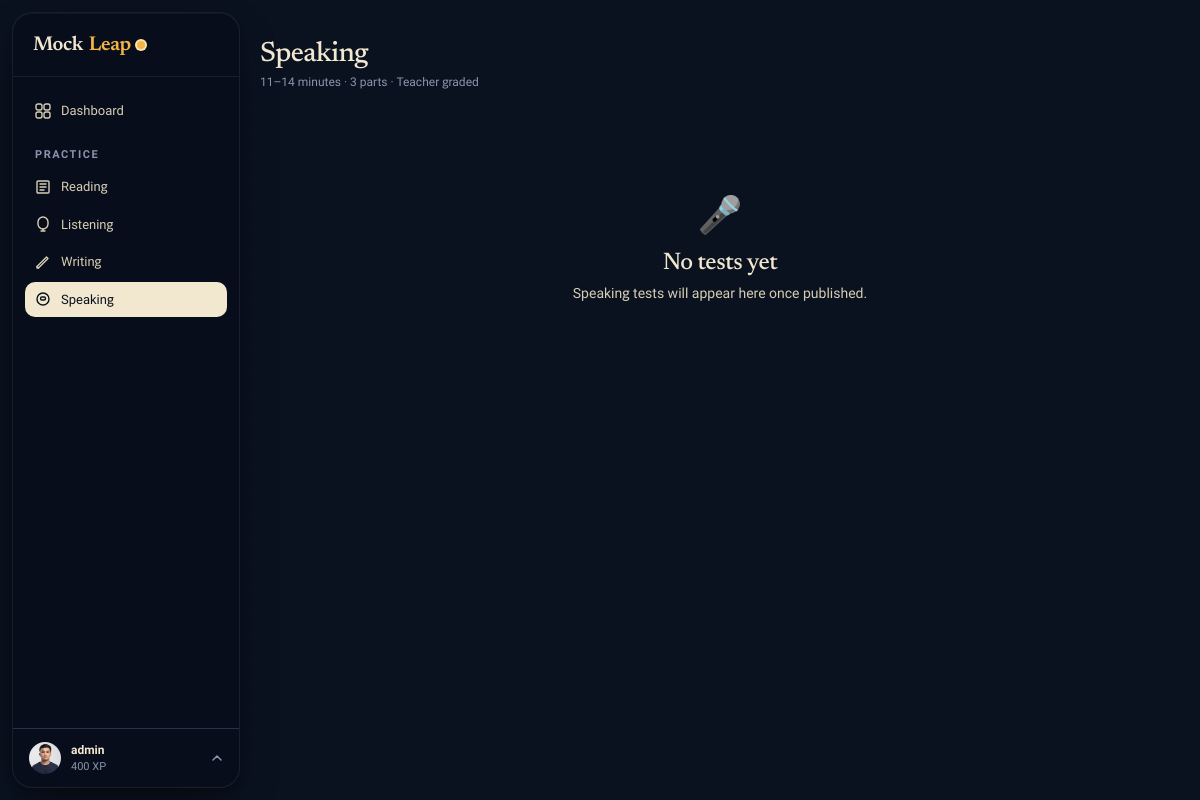
The app's page /speaking/ (signed in), older data.
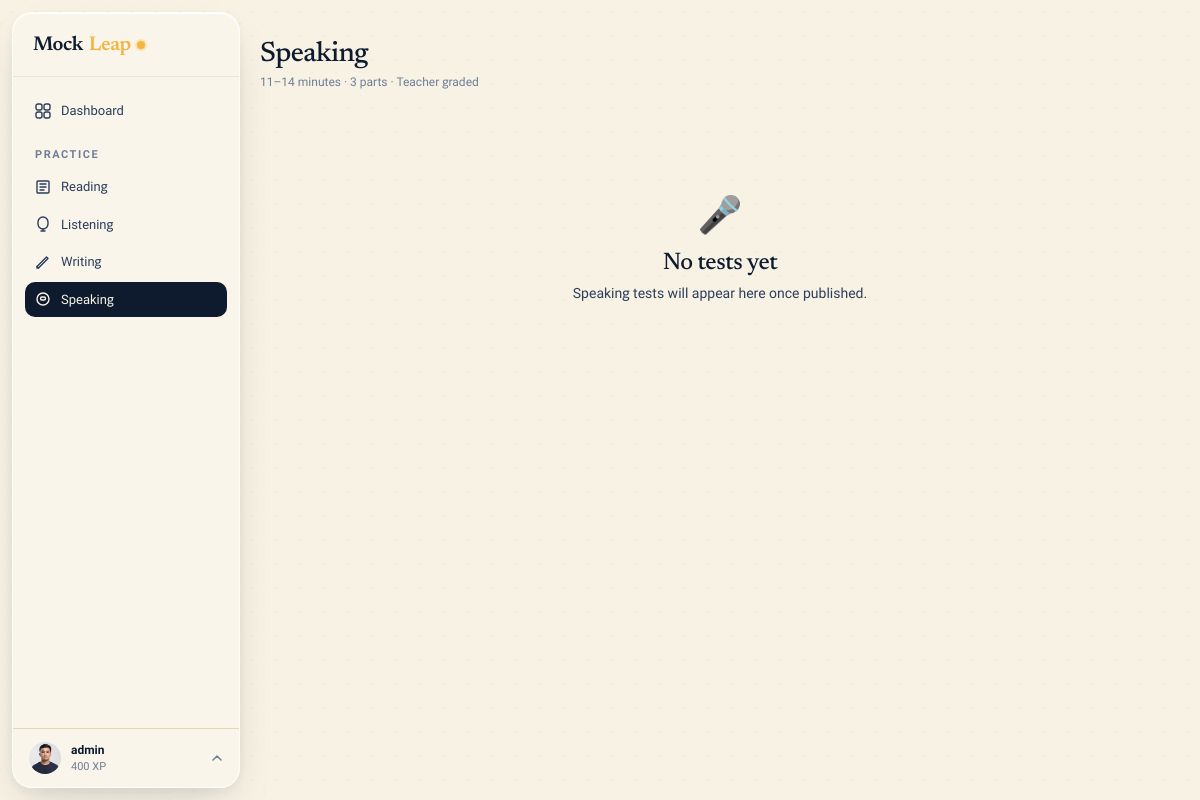
The same page, newer data.
### apps/accounts/models.py (models this page shows, shortened)
class User(AbstractUser):
    ROLE_STUDENT = 'student'
    ROLE_TEACHER = 'teacher'
    ROLE_ADMIN = 'admin'
    ROLE_CHOICES = [
        (ROLE_STUDENT, 'Student'),
        (ROLE_TEACHER, 'Teacher'),
        (ROLE_ADMIN, 'Admin'),
    ]
    email = models.EmailField(unique=True)
    role = models.CharField(max_length=10, choices=ROLE_CHOICES, default=ROLE_STUDENT)
    avatar = models.ImageField(upload_to='avatars/', null=True, blank=True)
    bio = models.TextField(blank=True)
    target_band = models.DecimalField(max_digits=3, decimal_places=1, null=True, blank=True)
    test_date = models.DateField(null=True, blank=True)
    country = models.CharField(max_length=100, blank=True)
    timezone = models.CharField(max_length=50, default='UTC')
    dark_mode = models.BooleanField(default=False)
    email_notifications = models.BooleanField(default=True)
    xp = models.PositiveIntegerField(default=0)
    streak_days = models.PositiveIntegerField(default=0)
    last_active = models.DateField(null=True, blank=True)
    created_at = models.DateTimeField(auto_now_add=True)
    USERNAME_FIELD = 'email'
    REQUIRED_FIELDS = ['username']
    class Meta:
        verbose_name = 'User'
        verbose_name_plural = 'Users'

### apps/speaking/views.py (the view)
# urls.py: path('', views.test_list, name='list'),
@login_required
def test_list(request):
    tests = SpeakingTest.objects.filter(is_published=True).prefetch_related('parts')
    submissions = SpeakingSubmission.objects.filter(user=request.user).select_related('part__test')
    return render(request, 'speaking/list.html', {'tests': tests, 'submissions': submissions})

### apps/core/context_processors.py (called while the page is built)
def site_context(request):
    ctx = {
        'brand': getattr(settings, 'MOCKLEAP_BRAND', 'MockLeap'),
        'dark_mode': getattr(request.user, 'dark_mode', False) if request.user.is_authenticated else False,
        'unread_count': 0,
    }
    if request.user.is_authenticated:
        try:
            from apps.notifications.models import Notification
            ctx['unread_count'] = Notification.objects.filter(user=request.user, is_read=False).count()
        except Exception:
            pass
    return ctx

### templates/speaking/list.html (shortened to what this page needs)
{% extends "layouts/app.html" %}
{% block content %}
<div class="flex items-center justify-between mb-6">
  <div>
    <h1 class="h-display" style="font-size:28px;">Speaking</h1>
    <p class="t-meta mt-1">11–14 minutes · 3 parts · Teacher graded</p>
  </div>
</div>
{% if tests %}
  {% for test in tests %}
  <div class="mb-8">
    <div class="t-eyebrow mb-3">{{ test.title }}</div>
    <div class="grid grid-cols-1 md:grid-cols-3 gap-4">
      {% for part in test.parts.all %}
      <div class="ml-card p-5 flex flex-col gap-4">
        <div>
          <span class="ml-chip mb-2">{{ part.get_part_type_display }}</span>
          <p class="t-body text-sm mt-2 line-clamp-3">{{ part.prompt|truncatechars:120 }}</p>
        </div>
        <div class="flex items-center gap-3 mt-auto">
          <span class="t-meta text-xs">{{ part.speak_time_seconds|floatformat:0 }}s speaking</span>
          <a href="{% url 'speaking:exam' part.pk %}" class="ml-btn ml-btn-primary ml-btn-sm" style="margin-left:auto;">Start</a>
        </div>
      </div>
      {% endfor %}
    </div>
  </div>
  {% endfor %}
{% else %}
<div class="py-20 text-center">
  <div class="text-4xl mb-4">🎤</div>
  <h3 class="h-display" style="font-size:24px;">No tests yet</h3>
  <p class="t-body mt-2">Speaking tests will appear here once published.</p>
</div>
{% endif %}
{% endblock %}

### templates/components/sidebar.html (shortened to what the changed rows need)
{% load static %}
<aside id="sidebar" class="fixed z-30 w-60 flex flex-col -translate-x-full md:translate-x-0 transition-transform duration-300"
       style="top:12px;bottom:12px;left:12px;width:228px;border-radius:20px;
              background:rgba(250,246,236,0.90);
              backdrop-filter:blur(28px) saturate(180%);
              -webkit-backdrop-filter:blur(28px) saturate(180%);
              border:1px solid rgba(255,255,255,0.72);
              box-shadow:0 1px 0 rgba(255,255,255,.85) inset,
                         0 4px 12px rgba(14,27,46,.06),
                         0 20px 48px -12px rgba(14,27,46,.14);
              overflow:hidden;">
  <div class="h-16 flex items-center px-5 border-b flex-shrink-0" style="border-color:var(--border);">
    {% include "components/brand.html" %}
  </div>
  <nav class="flex-1 overflow-y-auto py-4 px-3 space-y-0.5" role="navigation" aria-label="Sidebar navigation">
    <a href="{% url 'dashboard:home' %}" class="nav-item {% if request.resolver_match.app_name == 'dashboard' %}active{% endif %}">
      Dashboard
    </a>
    <p class="t-eyebrow px-2.5 pt-4 pb-1">Practice</p>
    <a href="{% url 'reading:list' %}" class="nav-item {% if request.resolver_match.app_name == 'reading' %}active{% endif %}">
      <svg width="16" height="16" viewBox="0 0 16 16" fill="none"><path d="M3 2h10a1 1 0 011 1v10a1 1 0 01-1 1H3a1 1 0 01-1-1V3a1 1 0 011-1z" stroke="currentColor" stroke-width="1.4"/><path d="M5 5h6M5 8h6M5 11h4" stroke="currentColor" stroke-width="1.4" stroke-linecap="round"/></svg>
      Reading
    </a>
    <a href="{% url 'listening:list' %}" class="nav-item {% if request.resolver_match.app_name == 'listening' %}active{% endif %}">
      <svg width="16" height="16" viewBox="0 0 16 16" fill="none"><path d="M8 1a5 5 0 015 5v2a5 5 0 01-10 0V6a5 5 0 015-5z" stroke="currentColor" stroke-width="1.4"/><path d="M8 13v2M6 15h4" stroke="currentColor" stroke-width="1.4" stroke-linecap="round"/></svg>
      Listening
    </a>
    <a href="{% url 'writing:list' %}" class="nav-item {% if request.resolver_match.app_name == 'writing' %}active{% endif %}">
      <svg width="16" height="16" viewBox="0 0 16 16" fill="none"><path d="M2 12.5L3.5 14 13 4.5 11.5 3 2 12.5z" stroke="currentColor" stroke-width="1.4" stroke-linejoin="round"/><path d="M2 12.5V14h1.5" stroke="currentColor" stroke-width="1.4" stroke-linecap="round" stroke-linejoin="round"/></svg>
      Writing
    </a>
    <a href="{% url 'speaking:list' %}" class="nav-item {% if request.resolver_match.app_name == 'speaking' %}active{% endif %}">
      <svg width="16" height="16" viewBox="0 0 16 16" fill="none"><circle cx="8" cy="8" r="6" stroke="currentColor" stroke-width="1.4"/><path d="M5.5 7.5c0-.828.672-1.5 1.5-1.5h2a1.5 1.5 0 010 3H7A1.5 1.5 0 015.5 7.5z" stroke="currentColor" stroke-width="1.4"/></svg>
      Speaking
    </a>
  </nav>
  <div class="border-t flex-shrink-0" style="border-color:var(--border);position:relative;" id="ml-profile-zone">
    <button id="ml-profile-btn" type="button" style="
        width:100%;display:flex;align-items:center;gap:10px;
        padding:12px 16px;border:none;cursor:pointer;
        background:transparent;font-family:inherit;
        transition:background .12s;">
      {% if user.avatar %}
        <img src="{{ user.avatar.url }}" alt="" style="width:32px;height:32px;border-radius:50%;object-fit:cover;flex-shrink:0;">
      {% else %}
        <div style="width:32px;height:32px;border-radius:50%;display:flex;align-items:center;justify-content:center;font-size:12px;font-weight:700;flex-shrink:0;background:var(--accent-soft);color:var(--ink);">{{ user.username|first|upper }}</div>
      {% endif %}
      <div style="min-width:0;flex:1;text-align:left;">
        <p style="font-size:12px;font-weight:600;color:var(--ink);white-space:nowrap;overflow:hidden;text-overflow:ellipsis;margin:0;">{{ user.get_full_name|default:user.username }}</p>
        <p style="font-size:11px;color:var(--muted);margin:0;">{{ user.xp }} XP</p>
      </div>
      <svg id="ml-profile-chevron" width="12" height="12" viewBox="0 0 12 12" fill="none" style="color:var(--muted);flex-shrink:0;transition:transform .2s;">
        <path d="M2 8l4-4 4 4" stroke="currentColor" stroke-width="1.5" stroke-linecap="round" stroke-linejoin="round"/>
      </svg>
    </button>
  </div>
</aside>

Row changes from the older to the newer data that the page shows:
changed User "admin": dark_mode True → False (drawn)
